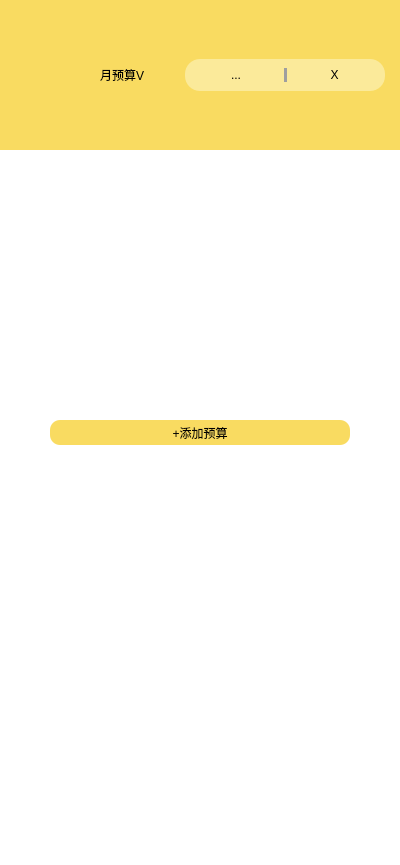
<?xml version="1.0" encoding="UTF-8"?>
<ui version="4.0">
 <class>BudGetSubPage</class>
 <widget class="QWidget" name="BudGetSubPage">
  <property name="geometry">
   <rect>
    <x>0</x>
    <y>0</y>
    <width>400</width>
    <height>865</height>
   </rect>
  </property>
  <property name="windowTitle">
   <string>Form</string>
  </property>
  <property name="styleSheet">
   <string notr="true">background-color: rgb(255, 255, 255);</string>
  </property>
  <layout class="QGridLayout" name="gridLayout_3">
   <property name="leftMargin">
    <number>0</number>
   </property>
   <property name="topMargin">
    <number>0</number>
   </property>
   <property name="rightMargin">
    <number>0</number>
   </property>
   <property name="bottomMargin">
    <number>0</number>
   </property>
   <property name="spacing">
    <number>0</number>
   </property>
   <item row="0" column="0">
    <widget class="QWidget" name="backgroundwidget" native="true">
     <property name="styleSheet">
      <string notr="true">#bottomwidget
{
	border-image: url(:/Budget/image/NoBudget.jpg);
}
#pushButton_AddBudget
{
	background-color: rgb(249, 219, 97);
	color:rgb(0,0,0);
    border-radius:10px;
	
}
</string>
     </property>
     <layout class="QGridLayout" name="gridLayout_2">
      <property name="leftMargin">
       <number>0</number>
      </property>
      <property name="topMargin">
       <number>0</number>
      </property>
      <property name="rightMargin">
       <number>0</number>
      </property>
      <property name="bottomMargin">
       <number>0</number>
      </property>
      <property name="spacing">
       <number>0</number>
      </property>
      <item row="0" column="0">
       <widget class="QWidget" name="titlewidget" native="true">
        <property name="minimumSize">
         <size>
          <width>400</width>
          <height>150</height>
         </size>
        </property>
        <property name="styleSheet">
         <string notr="true">background-color: rgb(249, 219, 97);
color:rgb(0,0,0);</string>
        </property>
        <layout class="QHBoxLayout" name="horizontalLayout_2" stretch="3,3,3">
         <property name="leftMargin">
          <number>15</number>
         </property>
         <property name="rightMargin">
          <number>15</number>
         </property>
         <item>
          <widget class="QLabel" name="label">
           <property name="text">
            <string/>
           </property>
          </widget>
         </item>
         <item>
          <widget class="QLabel" name="label_title">
           <property name="styleSheet">
            <string notr="true">font: 24pt &quot;黑体&quot;;</string>
           </property>
           <property name="text">
            <string>月预算V</string>
           </property>
           <property name="alignment">
            <set>Qt::AlignLeading|Qt::AlignLeft|Qt::AlignVCenter</set>
           </property>
          </widget>
         </item>
         <item>
          <widget class="QWidget" name="widget_Help" native="true">
           <property name="sizePolicy">
            <sizepolicy hsizetype="Fixed" vsizetype="Fixed">
             <horstretch>0</horstretch>
             <verstretch>0</verstretch>
            </sizepolicy>
           </property>
           <property name="minimumSize">
            <size>
             <width>200</width>
             <height>30</height>
            </size>
           </property>
           <property name="styleSheet">
            <string notr="true">background-color: rgb(251, 234, 154);
border-radius:15px;</string>
           </property>
           <layout class="QHBoxLayout" name="horizontalLayout" stretch="4,1,4">
            <property name="leftMargin">
             <number>9</number>
            </property>
            <item>
             <widget class="QLabel" name="label_Menu">
              <property name="text">
               <string>...</string>
              </property>
              <property name="alignment">
               <set>Qt::AlignCenter</set>
              </property>
             </widget>
            </item>
            <item>
             <widget class="Line" name="line">
              <property name="sizePolicy">
               <sizepolicy hsizetype="Fixed" vsizetype="Expanding">
                <horstretch>0</horstretch>
                <verstretch>0</verstretch>
               </sizepolicy>
              </property>
              <property name="styleSheet">
               <string notr="true">background-color: rgb(159, 159, 159);</string>
              </property>
              <property name="lineWidth">
               <number>2</number>
              </property>
              <property name="midLineWidth">
               <number>2</number>
              </property>
              <property name="orientation">
               <enum>Qt::Vertical</enum>
              </property>
             </widget>
            </item>
            <item>
             <widget class="QLabel" name="label_Quit">
              <property name="text">
               <string>X</string>
              </property>
              <property name="alignment">
               <set>Qt::AlignCenter</set>
              </property>
             </widget>
            </item>
           </layout>
          </widget>
         </item>
        </layout>
       </widget>
      </item>
      <item row="1" column="0">
       <widget class="QWidget" name="bottomwidget" native="true">
        <property name="styleSheet">
         <string notr="true"/>
        </property>
        <layout class="QGridLayout" name="gridLayout">
         <item row="0" column="1">
          <spacer name="verticalSpacer">
           <property name="orientation">
            <enum>Qt::Vertical</enum>
           </property>
           <property name="sizeHint" stdset="0">
            <size>
             <width>20</width>
             <height>298</height>
            </size>
           </property>
          </spacer>
         </item>
         <item row="1" column="0">
          <spacer name="horizontalSpacer">
           <property name="orientation">
            <enum>Qt::Horizontal</enum>
           </property>
           <property name="sizeHint" stdset="0">
            <size>
             <width>37</width>
             <height>20</height>
            </size>
           </property>
          </spacer>
         </item>
         <item row="1" column="1">
          <widget class="QPushButton" name="pushButton_AddBudget">
           <property name="sizePolicy">
            <sizepolicy hsizetype="Fixed" vsizetype="Fixed">
             <horstretch>0</horstretch>
             <verstretch>0</verstretch>
            </sizepolicy>
           </property>
           <property name="minimumSize">
            <size>
             <width>300</width>
             <height>25</height>
            </size>
           </property>
           <property name="styleSheet">
            <string notr="true">QPushButton:hover
{
	background-color: rgb(229, 153, 0);
	color:rgb(0,0,0);
    border-radius:10px;
}
</string>
           </property>
           <property name="text">
            <string>+添加预算</string>
           </property>
          </widget>
         </item>
         <item row="1" column="2">
          <spacer name="horizontalSpacer_2">
           <property name="orientation">
            <enum>Qt::Horizontal</enum>
           </property>
           <property name="sizeHint" stdset="0">
            <size>
             <width>27</width>
             <height>20</height>
            </size>
           </property>
          </spacer>
         </item>
         <item row="2" column="1">
          <spacer name="verticalSpacer_2">
           <property name="orientation">
            <enum>Qt::Vertical</enum>
           </property>
           <property name="sizeHint" stdset="0">
            <size>
             <width>20</width>
             <height>448</height>
            </size>
           </property>
          </spacer>
         </item>
        </layout>
       </widget>
      </item>
      <item row="2" column="0">
       <widget class="QWidget" name="widget_AnnualTypeBudget" native="true">
        <property name="styleSheet">
         <string notr="true">background-color: rgb(110, 255, 94);</string>
        </property>
       </widget>
      </item>
      <item row="3" column="0">
       <widget class="QWidget" name="widget_MonthlyTypeBudget" native="true">
        <property name="styleSheet">
         <string notr="true">background-color: rgb(62, 155, 255);</string>
        </property>
       </widget>
      </item>
     </layout>
    </widget>
   </item>
  </layout>
 </widget>
 <resources/>
 <connections/>
</ui>
